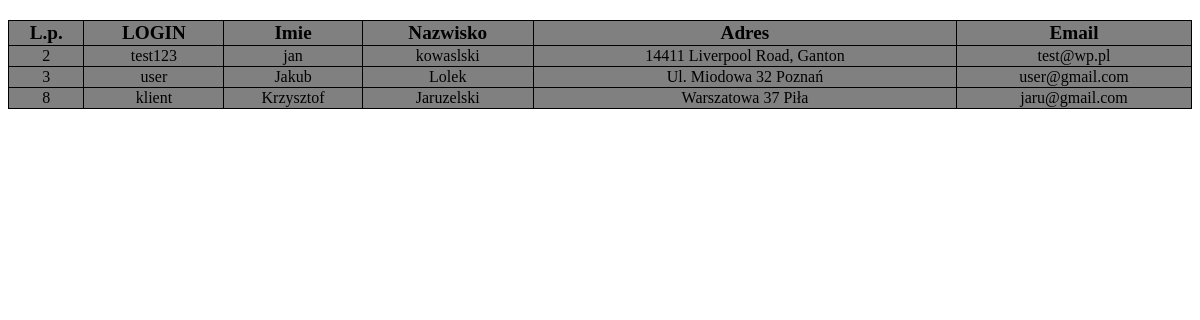
The app's page /view_customers.php with its own data.
### tables this page shows
CREATE TABLE `customers` (
  `id` int(11) NOT NULL,
  `Imie` varchar(30) DEFAULT NULL,
  `Nazwisko` varchar(45) DEFAULT NULL,
  `Adres` varchar(50) DEFAULT NULL,
  `email` varchar(30) NOT NULL,
  `login` varchar(60) NOT NULL,
  `haslo` varchar(64) NOT NULL
);

### view_customers.php (the view, shortened to what this page needs)
<!DOCTYPE html>
<html>
	<head>
		<link rel="stylesheet" type="text/css" href="style.css"/>
	</head>
	<body>
		<?php
			$dbhost = 'localhost';
			$dbuser = 'root';
			$dbpass = '';
			$dbname = 'erpdatabase';
			$db = mysqli_connect($dbhost, $dbuser, $dbpass, $dbname);
			$sql = 'SELECT id, login, imie, nazwisko, adres, email FROM customers';
			$result = mysqli_query($db, $sql);
			echo "<table>";
			echo "<tr>" . "<th>L.p.</th>";
			echo "<th>LOGIN</th>";
			echo "<th>Imie</th>";
			echo "<th>Nazwisko</th>";
			echo "<th>Adres</th>";
			echo "<th>Email</th>";
			echo "</tr>";
			if(mysqli_num_rows($result)>0){
				while($row = mysqli_fetch_array($result)){
					echo "<tr>" . "<td>" . $row['id'] . "</td>";
					echo "<td>" . $row['login'] . "</td>";
					echo "<td>" . $row['imie'] . "</td>";
					echo "<td>" . $row['nazwisko'] . "</td>";
					echo "<td>" . $row['adres'] . "</td>";
					echo "<td>" . $row['email'] . "</td>";
					echo "</tr>";
				}
			}
			echo "</table>";
		?>
</body>
</html>

### style.css (style rules this page uses)
* { font-family: Verdana; }
table, td, th { border: 1px solid black; border-collapse: collapse; text-align: center; }
table { width: 100%; background-color: gray; margin-top: 20px; }
td { with: 100%; }
th { font-size: 120%; }

### records on screen
customers: id "2", login "test123", Imie "jan", Nazwisko "kowaslski", Adres "14411 Liverpool Road, Ganton", email "test@wp.pl"
customers: id "3", login "user", Imie "Jakub", Nazwisko "Lolek", Adres "Ul. Miodowa 32 Poznań", email "user@gmail.com"
customers: id "8", login "klient", Imie "Krzysztof", Nazwisko "Jaruzelski", Adres "Warszatowa 37 Piła", email "jaru@gmail.com"
